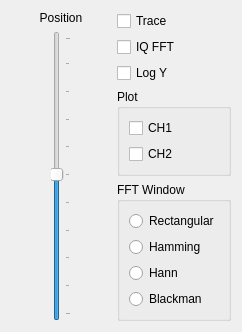
                <widget class="QWidget" name="fftTab">
                 <attribute name="title">
                  <string>FFT</string>
                 </attribute>
                 <layout class="QVBoxLayout" name="verticalLayout_42">
                  <item>
                   <layout class="QHBoxLayout" name="horizontalLayout_21">
                    <item>
                     <layout class="QVBoxLayout" name="verticalLayout_40">
                      <item>
                       <widget class="QLabel" name="label_32">
                        <property name="text">
                         <string>Position</string>
                        </property>
                        <property name="scaledContents">
                         <bool>true</bool>
                        </property>
                        <property name="alignment">
                         <set>Qt::AlignmentFlag::AlignCenter</set>
                        </property>
                       </widget>
                      </item>
                      <item>
                       <layout class="QHBoxLayout" name="horizontalLayout_23">
                        <item>
                         <spacer name="horizontalSpacer_26">
                          <property name="orientation">
                           <enum>Qt::Orientation::Horizontal</enum>
                          </property>
                          <property name="sizeHint" stdset="0">
                           <size>
                            <width>40</width>
                            <height>20</height>
                           </size>
                          </property>
                         </spacer>
                        </item>
                        <item>
                         <widget class="QSlider" name="verticalSlider_8">
                          <property name="singleStep">
                           <number>10</number>
                          </property>
                          <property name="sliderPosition">
                           <number>50</number>
                          </property>
                          <property name="orientation">
                           <enum>Qt::Orientation::Vertical</enum>
                          </property>
                          <property name="tickPosition">
                           <enum>QSlider::TickPosition::TicksBelow</enum>
                          </property>
                         </widget>
                        </item>
                        <item>
                         <spacer name="horizontalSpacer_25">
                          <property name="orientation">
                           <enum>Qt::Orientation::Horizontal</enum>
                          </property>
                          <property name="sizeHint" stdset="0">
                           <size>
                            <width>40</width>
                            <height>20</height>
                           </size>
                          </property>
                         </spacer>
                        </item>
                       </layout>
                      </item>
                     </layout>
                    </item>
                    <item>
                     <layout class="QVBoxLayout" name="verticalLayout_41">
                      <item>
                       <layout class="QVBoxLayout" name="verticalLayout_35">
                        <item>
                         <widget class="QCheckBox" name="checkBoxFFTTrace">
                          <property name="text">
                           <string>Trace</string>
                          </property>
                         </widget>
                        </item>
                        <item>
                         <widget class="QCheckBox" name="checkBoxIQFFT">
                          <property name="text">
                           <string>IQ FFT</string>
                          </property>
                         </widget>
                        </item>
                        <item>
                         <widget class="QCheckBox" name="checkBoxLogY">
                          <property name="text">
                           <string>Log Y</string>
                          </property>
                         </widget>
                        </item>
                       </layout>
                      </item>
                      <item>
                       <widget class="QGroupBox" name="groupBoxPlot">
                        <property name="title">
                         <string>Plot</string>
                        </property>
                        <layout class="QVBoxLayout" name="verticalLayout_36">
                         <item>
                          <widget class="QCheckBox" name="checkBoxFFTCH1">
                           <property name="text">
                            <string>CH1</string>
                           </property>
                          </widget>
                         </item>
                         <item>
                          <widget class="QCheckBox" name="checkBoxFFTCH2">
                           <property name="text">
                            <string>CH2</string>
                           </property>
                          </widget>
                         </item>
                        </layout>
                       </widget>
                      </item>
                      <item>
                       <widget class="QGroupBox" name="groupBox_2">
                        <property name="title">
                         <string>FFT Window</string>
                        </property>
                        <layout class="QVBoxLayout" name="verticalLayout_38">
                         <item>
                          <widget class="QRadioButton" name="radioButtonRect">
                           <property name="text">
                            <string>Rectangular</string>
                           </property>
                          </widget>
                         </item>
                         <item>
                          <widget class="QRadioButton" name="radioButtonHamming">
                           <property name="text">
                            <string>Hamming</string>
                           </property>
                          </widget>
                         </item>
                         <item>
                          <widget class="QRadioButton" name="radioButtonHann">
                           <property name="text">
                            <string>Hann</string>
                           </property>
                          </widget>
                         </item>
                         <item>
                          <widget class="QRadioButton" name="radioButtonBlackman">
                           <property name="text">
                            <string>Blackman</string>
                           </property>
                          </widget>
                         </item>
                        </layout>
                       </widget>
                      </item>
                     </layout>
                    </item>
                   </layout>
                  </item>
                 </layout>
                </widget>
